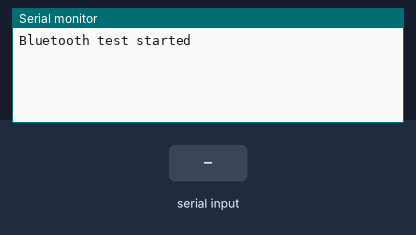
Simulated run of this sketch. Board: Arduino Mega 2560, built with avr-gcc and run on an emulated ATmega2560. Parts: the last lines printed to the serial monitor. The inputs (shaded band) are chosen by the test bench.

Above: at 1.2 s.
1.3 s: "w" received over the second serial link
At 2.5 s:
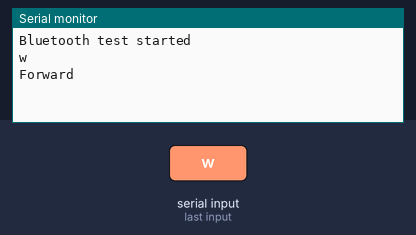
2.8 s: "b" received over the second serial link
At 3.6 s:
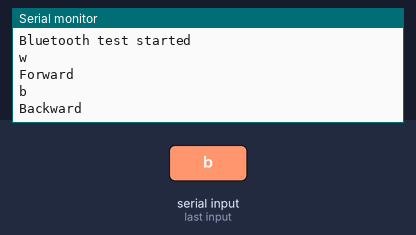
4.3 s: "l" received over the second serial link
At 4.7 s:
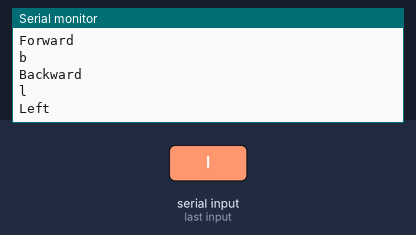
5.8 s: "r" received over the second serial link
At 7.0 s:
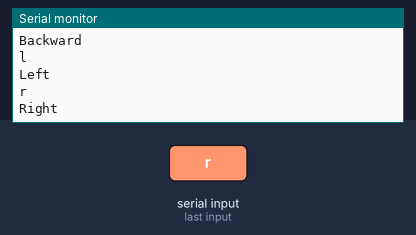
7.3 s: "s" received over the second serial link
At 8.2 s:
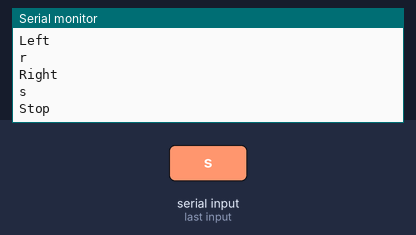

The sketch:

Bluetooth_testing_code_modified_working_one.ino
```cpp
# include <SoftwareSerial.h>


void setup() {
  // put your setup code here, to run once:
  Serial.begin(9600);
  Serial1.begin(9600);

  Serial.println("Bluetooth test started");
}

void loop() {
  // put your main code here, to run repeatedly:
  while(Serial1.available())
  {
    // Serial.print("Received byte: ");

    char c = Serial1.read();

    Serial.println(c);

    // note for char comparision use '' but not "" ok
    if(c == 'w') {Serial.println("Forward");}
    if(c == 'b') {Serial.println("Backward");}
    if(c == 'l') {Serial.println("Left");}
    if(c == 'r') {Serial.println("Right");}
    if(c == 's') {Serial.println("Stop");}

  }
}
```

Measured:
- after the input at 1.3 s, the serial monitor: prints a new line at once (image 1)
- after the input at 2.8 s, the serial monitor: prints a new line at once (image 2)
- after the input at 4.3 s, the serial monitor: prints a new line at once (image 3)
- after the input at 5.8 s, the serial monitor: prints a new line at once (image 4)
- after the input at 7.3 s, the serial monitor: prints a new line at once (image 5)
